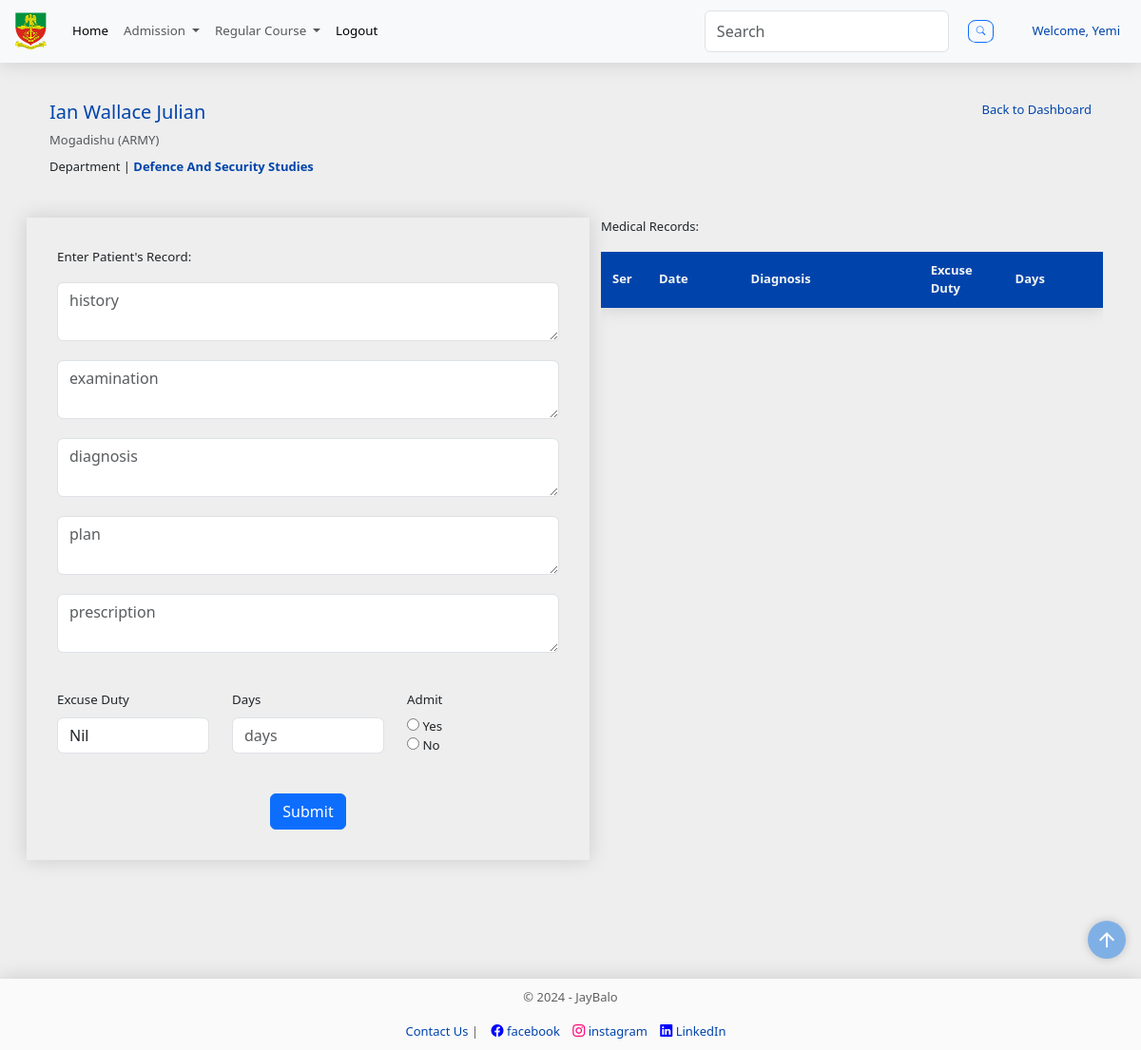
Screenshot of /cadet/medical/1 (signed in) with the database file from the repository.
### models.py (models this page shows, shortened)
class Staff(db.Model, UserMixin):
    __tablename__ = "staffs"
    staff_id = Column("staff_id", Integer, primary_key=True, autoincrement=True)
    firstname = Column("firstname", String(255), nullable=False)
    middlename = Column("middlename", String(255), nullable=True)
    lastname = Column("lastname", String(255), nullable=False)
    email = Column("email", String(255), nullable=False, unique=True)
    password = Column("password", String(255), nullable=False)
    phone = Column("phone", String(255), nullable=False, unique=True)
    address = Column("address", String(255), nullable=False)
    gender_id = Column("gender_id", ForeignKey('genders.id'), nullable=False)
    gender = relationship('Gender', back_populates='staff')
    role = Column('role', String(50), nullable=False)
    status = Column('status', String(20), nullable=False)
    appointment = Column("appointment", String(255), nullable=False)
    date_of_birth = Column("date_of_birth", Date, nullable=False)
    date_tos = Column("date_tos", Date, nullable=False)
    date_of_joining = Column("date_of_joining", Date, nullable=False, default=date.today)
    visit_id = Column("visit_id", Integer, ForeignKey('visits.id'), nullable=True)

class Cadet(db.Model):
    __tablename__= "cadets"
    id = Column("id", Integer, primary_key=True, autoincrement=True)
    cadet_no = Column("cadet_no", String, unique=True, nullable=False)
    first_name = Column("first_name", String, nullable=False)
    middle_name = Column("middle_name", String, nullable=True)
    last_name = Column("last_name", String, nullable=False)
    religion = Column("religion", String, nullable=False)
    state = Column("state", String, nullable=False)
    lga = Column("lga", String, nullable=False)
    date_of_enlistment = Column("date_of_enlistment", String, nullable=False)
    date_of_birth = Column("date_of_birth", String, nullable=False)
    department_id = Column('department_id', ForeignKey('departments.id'), nullable=False)
    department = relationship('Department', back_populates='cadets')
    bn_id = Column("bn_id", ForeignKey('battalions.id'), nullable=False)
    bn = relationship('Battalion', back_populates='cadet')
    gender_id = Column("gender_id", ForeignKey('genders.id'), nullable=False)
    gender = relationship('Gender', back_populates='cadet')
    service_id = Column("service_id", ForeignKey('services.id'), nullable=False)
    service = relationship('Service', back_populates='cadet')
    regular_id = Column("regular_id", ForeignKey('regular_courses.id'), nullable=False)
    regular_course = relationship('RegularCourse', back_populates='cadet')
    medical = relationship('Medical', back_populates='cadet', lazy='dynamic')
    admission_count = Column("admission_count", Integer, nullable=False, default=0)
    board_status = Column("board_status", String, nullable=False, default='')
    admission_date = Column(Date, nullable=True)  # New field for admission date
    visit = relationship('Visit', back_populates='cadet')
    scores = relationship("Score", back_populates='cadet', uselist=False)
    service_scores = relationship("ServiceScore", back_populates='cadet', uselist=False)
    courses = relationship("Course", back_populates="cadet")
    profile_picture = relationship('ProfilePicture', back_populates='cadet')

class Battalion(db.Model):
    __tablename__="battalions"
    id = Column("id", Integer, primary_key=True, autoincrement=True)
    bn = Column("bn", String, nullable=False)
    cadet = relationship('Cadet', back_populates='bn')

class Service(db.Model):
    __tablename__="services"
    id = Column('id', Integer, primary_key=True)
    service_type = Column('service_type', String, nullable=False)
    service_subjects = relationship('ServiceSubject', back_populates='service')
    cadet = relationship('Cadet', back_populates='service')

class Department(db.Model):
    __tablename__="departments"
    id = Column("id", Integer, primary_key=True)
    department_name = Column("department_name", String, nullable=False)
    faculty_id = Column("faculty_id", ForeignKey('faculties.id'), nullable=False)
    faculty = relationship('Faculty', back_populates='departments')
    cadets = relationship('Cadet', back_populates='department')
    courses = relationship('Course', back_populates='department')

### main.py (the view, shortened to what this page needs)
@app.route('/cadet/medical/<int:id>', methods=['GET', 'POST'])
@login_required
def add_medical_record(id):
    search_form = SearchForm()
    medical_record_form = MedicalRecordForm()
    page = request.args.get("page", 1, type=int)
    per_page = 20
    selected_cadet = session.query(Cadet).filter(Cadet.id == id).first()
    cadet_medical_records = session.query(Medical).filter(Medical.cadet_id == id).all()
    return render_template('add_medical_record.html',
                           cadet=selected_cadet,
                           rows=cadet_medical_records,
                           id=id,
                           medical_record_form=medical_record_form,
                           year=year,
                           page=page,
                           per_page=per_page,
                           search_form=search_form
                           )

### forms.py
class SearchForm(FlaskForm):
    searched = StringField('Searched', validators=[DataRequired() ])
    submit = SubmitField('Search')

### main.py (called while the page is built)
@app.context_processor
def base():
    form = SearchForm()
    course = regular_courses() # Assuming this returns a dictionary
    return {
        'form_dict': dict(form=form),
        'course_dict': course,
        }

@login_manager.user_loader
def load_user(staff_id):
    staff = session.get(Staff, int(staff_id))
    session.close() # Close the session after use
    return staff

### utils.py (called while the page is built)
def regular_courses():
    course = db.session.query(RegularCourse).all()
    course_dict = {}
    for course_object in course:
        key = course_object.id
        course_dict[key] = [course_object.course_no]
    return course_dict

### templates/add_medical_record.html (shortened to what this page needs)
<!DOCTYPE html>
{% extends "base.html" %} {% block content %}
<div class="container">
  <div
    class="row"
    style="display: flex; justify-content: space-between; margin: 0"
  >
    <div class="col">
      <h5 style="color: rgb(0, 68, 171)">
        <a href="{{ url_for('student_info', id=cadet.id )}}"
          >{{ cadet.first_name }} {{ cadet.middle_name }} {{ cadet.last_name
          }}</a
        >
      </h5>
      <p
        style="font-size: small"
        class="card-subtitle mb-2 text-body-secondary"
      >
        {{ cadet.bn.bn.capitalize() }} ({{ cadet.service.service_type.upper()
        }})
      </p>
      <p class="card-text" style="font-size: small;">
        Department |
        <b style="color: rgb(0, 68, 171); font-size: small;"
          >{{ cadet.department.department_name.title() }}</b
        >
      </p>
    </div>
    <div class="col">
      <span>
        <a
          type="btn"
          style="font-size: small; float: right"
          href="{{ url_for('student_info', id=cadet.id )}}"
          class="card-link"
          >Back to Dashboard</a
        >
        <br />
      </span>
    </div>
  </div>
  <br>
  <div class="row">
    <div
      style="padding: 2em; box-shadow: 0 0 20px rgba(0, 0, 0, 0.15)"
      class="col"
    >
      <form
        style="font-size: smaller;"
        id="medial-record-form"
        method="POST"
        action="{{ url_for('add_medical_record', id=cadet.id) }}"
      >
        <p>Enter Patient's Record:</p>
        {{ medical_record_form.history(class="form-control",
        placeholder="history") }}
        <br />
        {{ medical_record_form.examination(class="form-control",
        placeholder="examination") }}
        <br />
        {{ medical_record_form.diagnosis(class="form-control",
        placeholder="diagnosis") }}
        <br />
        {{ medical_record_form.plan(class="form-control", placeholder="plan") }}
        <br />
        {{ medical_record_form.prescription(class="form-control",
        placeholder="prescription") }}
        <br />
        <div class="row">
          <div class="col">
            {{ medical_record_form.excuse_duty.label(class="form-label") }}
            {{ medical_record_form.excuse_duty(class="form-control",
              placeholder="days") }}
          </div>
          <div class="col">
            {{ medical_record_form.excuse_duty_days.label(class="form-label") }}
            {{ medical_record_form.excuse_duty_days(class="form-control",
            placeholder="days") }}
            <br>
          </div>
          <div class="col">
            {{ medical_record_form.admission_count.label(class="form-label") }} <br>
            {% for subfield in medical_record_form.admission_count %}
            {{ subfield }}
            {{ subfield.label }}
            <br />
            {% endfor %}
            <br>
          </div>
        </div>
        <br />
        <div class="form-group" style="text-align: center">
          {{ medical_record_form.submit( class="btn btn-primary") }}
        </div>
      </form>
    </div>
    <div class="col">
      <p style="font-size: small;">Medical Records:</p>
      <div style="margin: 0; padding: 0;" class="scrollable-table">
      <table class="custom-table table-sm table-hover table-borderless">
        <thead style="font-size: small; text-align: center">
          <tr>
            <th style="width: 1%" scope="col">Ser</th>
            <th style="width: 10%" scope="col">Date</th>
            <th style="width: 20%" scope="col">Diagnosis</th>
            <th style="width: 5%" scope="col">Excuse Duty</th>
            <th style="width: 5%" scope="col">Days</th>
            <th style="width: 1%" scope="col"></th>
          </tr>
        </thead>
      </table>
    </div>
    </div>
  </div>
  <div class="row"></div>
</div>
{% endblock %}

### templates/navbar.html (shortened to what this page needs)
<!DOCTYPE html>
<nav
  class="navbar bg-light navbar-expand-lg bg-body-primary"
  data-bs-theme="light"
>
  <div class="container-fluid">
    <a class="navbar-brand" href="/"
      ><img
        id="nda-logo"
        src="{{ url_for('static', filename='images/nda_logo.png') }}"
        alt="nda-logo"
    /></a>
    <div class="collapse navbar-collapse" id="navbarSupportedContent">
      <ul style="font-size: smaller" class="navbar-nav me-auto mb-2 mb-lg-0">
        <li class="nav-item">
          <a
            class="nav-link active"
            aria-current="page"
            href="{{ url_for('home') }}"
            >Home</a
          >
        </li>
        {% if current_user.is_authenticated %}
        <li class="nav-item dropdown">
          <a
            class="nav-link dropdown-toggle"
            href="#"
            role="button"
            data-bs-toggle="dropdown"
            aria-expanded="false"
          >
            Admission
          </a>
        </li>
        <li class="nav-item dropdown">
          <a
            class="nav-link dropdown-toggle"
            href="#"
            role="button"
            data-bs-toggle="dropdown"
            aria-expanded="false"
          >
            Regular Course
          </a>
        </li>
        <li class="nav-item">
          <a
            class="nav-link active"
            aria-current="page"
            href="{{ url_for('logout') }}" onclick="return confirmLogout()"
            >Logout</a
          >
        </li>
        {% endif %}
      </ul>
      <form
        class="d-flex"
        name="searchForm"
        method="POST"
        action="{{ url_for('search') }}"
        role="search"
      >
        {{ search_form.csrf_token }} {{ search_form.searched(id="searched",
        class="form-control input-sm", type="search", placeholder="Search",
        aria_label="Search", oninput="autocompleteSearch()") }}
        <button class="btn btn-outline-primary btn-sm" style="border-radius: 30%; font-size: .6rem; margin-left: 20px; --bs-btn-padding-y: .25rem; --bs-btn-padding-x: .5rem; --bs-btn-font-size: .75rem;">
          <i class="bi bi-search"></i>
        </button>
      </form>
      {% if current_user.is_authenticated %}
      <div class="div">
        <li style="list-style-type: none; padding: 10px; font-size: small; margin-left: 20px;" class="nav-item">
          <a href="{{ url_for('doctor_dashboard') }}">Welcome, {{ current_user.firstname.title() }}</a>
        </li>
      </div>
      {% endif %}
    </div>
  </div>
</nav>

### static/styles.css (style rules this page uses)
html { scroll-behavior: smooth; }
body { margin: 0; padding: 0; background-color: #eeeeee; min-height: 100vh; display: flex; flex-direction: column; height: auto; margin-bottom: 50px; }
ul { list-style-type: none; }
.row { padding-top: 20px; }
#nda-logo { width: 40px; }
.container { padding: 10px; margin: auto; }
.col { width: fit-content; min-width: min-content; }
button { font-size: 12px; margin: 10px; }
.scrollable-table { height: 500px; overflow-y: auto; scroll-snap-type: y mandatory; }
.scrollable-table > table { width: 100%; }
table { width: 100%; background-color: #fafafa; border-radius: 5px 5px 0 0; }
.custom-table { border-collapse: collapse; margin: 0; font-size: 1em; width: fit-content; border-radius: 5px 5px 0 0; box-shadow: 0 0 20px rgba(0, 0, 0, 0.15); }
.custom-table thead tr { background-color: rgb(0, 68, 171); color: #f4f4f4; text-align: left; font-weight: 600; position: sticky; top: 0; }
.custom-table th, .content-table td { padding: 10px 12px; }
a { text-decoration: none; color: rgb(0, 68, 171); }
nav { margin-bottom: 10px; display: flex; color: rgb(0, 68, 171); background-color: #fafafa; justify-content: space-between; align-items: center; box-shadow: 0 0 20px rgba(0, 0, 0, 0.15); }
.card-link { color: rgb(0, 68, 171); }

### rows the page displays
Staff: firstname "Yemi"
Cadet: first_name "Ian", middle_name "Wallace", last_name "Julian"
Battalion: bn.bn "Mogadishu"
Service: service.service_type "ARMY"
Department: department.department_name "Defence And Security Studies"

### other values shown
{{ medical_record_form.excuse_duty.label(class="form-label") }} "Excuse Duty"
{{ medical_record_form.excuse_duty_days.label(class="form-label") }} "Days"
{{ medical_record_form.admission_count.label(class="form-label") }} "Admit"
{{ subfield.label }} "Yes" "No"
{{ year }} "2024"
